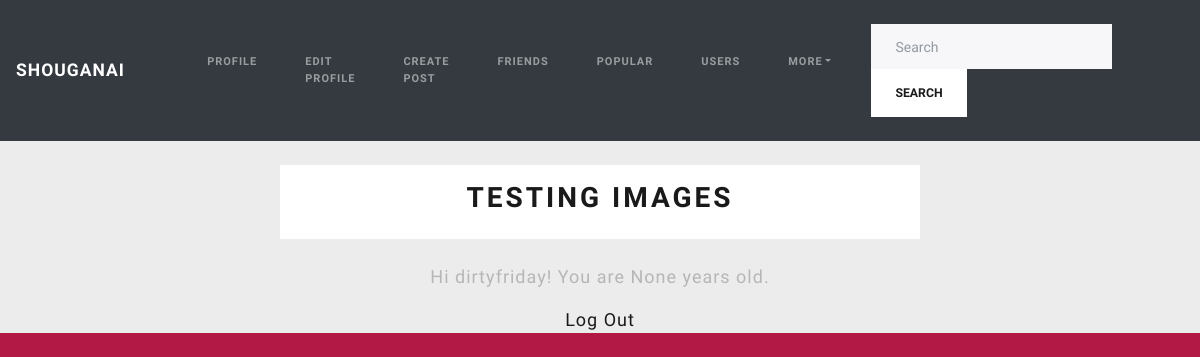
Screenshot of / (signed in) with the database file from the repository.
### Shougonai/models.py (models this page shows, shortened)
class Posts(models.Model):
    title = models.CharField(max_length=500)
    author = models.ForeignKey(
        'accounts.CustomUser',
        on_delete=models.CASCADE,
    )
    body = models.TextField()
    post_image = models.ImageField(null=True, blank=True, upload_to="media/images/")

### accounts/models.py (models this page shows)
class CustomUser(AbstractUser):
    age = models.PositiveIntegerField(null=True, blank=True)
    profile_pic = models.ImageField(null=True, blank=True, upload_to="media/images/")
    bio = models.TextField(blank=True)
    profile_background = models.ImageField(null=True, blank=True, upload_to="media/images/")

### Shougonai/views.py (the view)
# urls.py: path('', BlogListView.as_view(), name='home'),
class BlogListView(LoginRequiredMixin, ListView):
    model = Posts
    template_name = 'home.html'

### templates/home.html
<!DOCTYPE html>
{% extends 'base.html' %} {% block content %} {% for posts in object_list %}
<div class="posts-entry">
  <h2><a href="{% url 'post_detail' posts.pk %}">{{ posts.title }}</a></h2>
  {% endfor %}
</div>
<div>
  {% if user.is_authenticated %}
  <p>Hi {{ user.username }}! You are {{ user.age }} years old.</p>
  <p><a href="{% url 'logout' %}">Log Out</a></p>
  {% else %}
  <p>You are not logged in.</p>
  <a href="{% url 'login' %}">Log In</a>
  <a href="{% url 'login' %}">Sign Up</a>
  {% endif %}
</div>
{% endblock content %}

### static/css/base.css (style rules this page uses)
html { background-color: #B31945; }
body { text-align: center; font-family: 'Source Sans Pro', sans-serif; font-size: 18px; background-color: #03243A; }
.posts-entry { margin: 1.5rem auto; padding: 1rem; max-width: 40rem; background-color: white; border: 1rem black; }
@media (prefers-color-scheme: light) { :root { --text-color: #1f1f1f; --background: #000000 } }
body { color: var(--text-color); background: var(--background); }
.dark { --text-color: #b6b6b6; --background: #ececec; }

### rows the page displays
Posts: title "TESTING IMAGES"
CustomUser: username "dirtyfriday", age "None"
